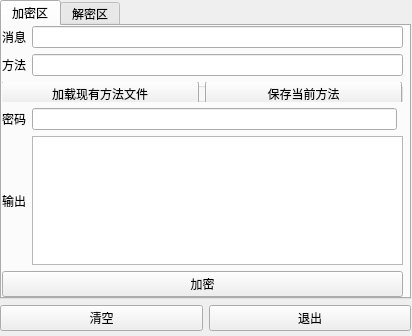
<?xml version="1.0" encoding="UTF-8"?>
<ui version="4.0">
 <author>LinLUCAS</author>
 <class>root</class>
 <widget class="QWidget" name="root">
  <property name="geometry">
   <rect>
    <x>0</x>
    <y>0</y>
    <width>412</width>
    <height>336</height>
   </rect>
  </property>
  <property name="windowTitle">
   <string>EnDeCrypter v1.0.0</string>
  </property>
  <widget class="QWidget" name="gridLayoutWidget">
   <property name="geometry">
    <rect>
     <x>0</x>
     <y>0</y>
     <width>411</width>
     <height>331</height>
    </rect>
   </property>
   <property name="font">
    <font>
     <family>Consolas</family>
    </font>
   </property>
   <layout class="QGridLayout" name="main_layout">
    <item row="1" column="1">
     <widget class="QPushButton" name="exit_button">
      <property name="font">
       <font>
        <family>Consolas</family>
       </font>
      </property>
      <property name="toolTip">
       <string>退出加解密器</string>
      </property>
      <property name="text">
       <string>退出</string>
      </property>
     </widget>
    </item>
    <item row="1" column="0">
     <widget class="QPushButton" name="clear_button">
      <property name="font">
       <font>
        <family>Consolas</family>
       </font>
      </property>
      <property name="toolTip">
       <string>清空所有输入输出框</string>
      </property>
      <property name="text">
       <string>清空</string>
      </property>
     </widget>
    </item>
    <item row="0" column="0" colspan="2">
     <widget class="QTabWidget" name="main_tab">
      <property name="font">
       <font>
        <family>Consolas</family>
       </font>
      </property>
      <property name="toolTip">
       <string/>
      </property>
      <property name="currentIndex">
       <number>0</number>
      </property>
      <widget class="QWidget" name="encrypt_zone">
       <property name="toolTip">
        <string>&lt;html&gt;&lt;head/&gt;&lt;body&gt;&lt;p&gt;加密区&lt;/p&gt;&lt;/body&gt;&lt;/html&gt;</string>
       </property>
       <attribute name="title">
        <string>加密区</string>
       </attribute>
       <widget class="QWidget" name="gridLayoutWidget_2">
        <property name="geometry">
         <rect>
          <x>0</x>
          <y>0</y>
          <width>401</width>
          <height>271</height>
         </rect>
        </property>
        <property name="font">
         <font>
          <family>Consolas</family>
         </font>
        </property>
        <layout class="QGridLayout" name="ect_layout">
         <item row="1" column="0">
          <widget class="QLabel" name="mtd_label1">
           <property name="font">
            <font>
             <family>Consolas</family>
            </font>
           </property>
           <property name="text">
            <string>方法</string>
           </property>
          </widget>
         </item>
         <item row="4" column="0">
          <widget class="QLabel" name="out_label1">
           <property name="sizePolicy">
            <sizepolicy hsizetype="Fixed" vsizetype="Preferred">
             <horstretch>0</horstretch>
             <verstretch>0</verstretch>
            </sizepolicy>
           </property>
           <property name="font">
            <font>
             <family>Consolas</family>
            </font>
           </property>
           <property name="text">
            <string>输出</string>
           </property>
          </widget>
         </item>
         <item row="0" column="0">
          <widget class="QLabel" name="msg_label1">
           <property name="font">
            <font>
             <family>Consolas</family>
            </font>
           </property>
           <property name="text">
            <string>消息</string>
           </property>
          </widget>
         </item>
         <item row="1" column="1" colspan="2">
          <widget class="QLineEdit" name="mtd_input1">
           <property name="font">
            <font>
             <family>Consolas</family>
            </font>
           </property>
           <property name="toolTip">
            <string>由大写或小写字母‘a’、‘b’或‘c'构成的一串字符</string>
           </property>
          </widget>
         </item>
         <item row="4" column="1" colspan="2">
          <widget class="QTextEdit" name="out_text1">
           <property name="font">
            <font>
             <family>Consolas</family>
            </font>
           </property>
           <property name="toolTip">
            <string>在这里看到加密结果（只可选中，不可编辑）</string>
           </property>
           <property name="readOnly">
            <bool>true</bool>
           </property>
          </widget>
         </item>
         <item row="0" column="1" colspan="2">
          <widget class="QLineEdit" name="msg_input1">
           <property name="font">
            <font>
             <family>Consolas</family>
            </font>
           </property>
           <property name="toolTip">
            <string>要加密的秘密消息</string>
           </property>
          </widget>
         </item>
         <item row="3" column="0">
          <widget class="QLabel" name="psw_label1">
           <property name="font">
            <font>
             <family>Consolas</family>
            </font>
           </property>
           <property name="text">
            <string>密码</string>
           </property>
          </widget>
         </item>
         <item row="2" column="0" colspan="3">
          <widget class="QGroupBox" name="mtdFile1">
           <property name="minimumSize">
            <size>
             <width>0</width>
             <height>20</height>
            </size>
           </property>
           <property name="baseSize">
            <size>
             <width>0</width>
             <height>20</height>
            </size>
           </property>
           <property name="autoFillBackground">
            <bool>false</bool>
           </property>
           <property name="title">
            <string/>
           </property>
           <widget class="QWidget" name="gridLayoutWidget_4">
            <property name="geometry">
             <rect>
              <x>-1</x>
              <y>-1</y>
              <width>401</width>
              <height>25</height>
             </rect>
            </property>
            <layout class="QGridLayout" name="mtd_layout1">
             <item row="0" column="0">
              <widget class="QPushButton" name="mtdLoad_button1">
               <property name="toolTip">
                <string>从本地文件中加载一个方法</string>
               </property>
               <property name="text">
                <string>加载现有方法文件</string>
               </property>
              </widget>
             </item>
             <item row="0" column="1">
              <widget class="QPushButton" name="mtdSave_button1">
               <property name="toolTip">
                <string>把当前的方法保存到本地文件</string>
               </property>
               <property name="text">
                <string>保存当前方法</string>
               </property>
              </widget>
             </item>
            </layout>
           </widget>
          </widget>
         </item>
         <item row="5" column="0" colspan="3">
          <widget class="QPushButton" name="encrypt_button">
           <property name="font">
            <font>
             <family>Consolas</family>
            </font>
           </property>
           <property name="toolTip">
            <string>加密您的消息</string>
           </property>
           <property name="text">
            <string>加密</string>
           </property>
          </widget>
         </item>
         <item row="3" column="1">
          <widget class="QLineEdit" name="psw_input1">
           <property name="font">
            <font>
             <family>Consolas</family>
            </font>
           </property>
           <property name="toolTip">
            <string>一串数字（建议为正整数）</string>
           </property>
           <property name="echoMode">
            <enum>QLineEdit::EchoMode::PasswordEchoOnEdit</enum>
           </property>
          </widget>
         </item>
        </layout>
        <zorder>mtd_label1</zorder>
        <zorder>mtd_input1</zorder>
        <zorder>msg_label1</zorder>
        <zorder>msg_input1</zorder>
        <zorder>out_text1</zorder>
        <zorder>out_label1</zorder>
        <zorder>encrypt_button</zorder>
        <zorder>psw_input1</zorder>
        <zorder>psw_label1</zorder>
        <zorder>mtdFile1</zorder>
       </widget>
      </widget>
      <widget class="QWidget" name="decrypt_zone">
       <property name="toolTip">
        <string>&lt;html&gt;&lt;head/&gt;&lt;body&gt;&lt;p&gt;解密区&lt;/p&gt;&lt;/body&gt;&lt;/html&gt;</string>
       </property>
       <attribute name="title">
        <string>解密区</string>
       </attribute>
       <widget class="QWidget" name="gridLayoutWidget_3">
        <property name="geometry">
         <rect>
          <x>0</x>
          <y>0</y>
          <width>401</width>
          <height>271</height>
         </rect>
        </property>
        <property name="font">
         <font>
          <family>Consolas</family>
         </font>
        </property>
        <layout class="QGridLayout" name="dct_layout">
         <item row="1" column="0">
          <widget class="QLabel" name="mtd_label2">
           <property name="font">
            <font>
             <family>Consolas</family>
            </font>
           </property>
           <property name="text">
            <string>方法</string>
           </property>
          </widget>
         </item>
         <item row="4" column="0">
          <widget class="QLabel" name="out_label2">
           <property name="sizePolicy">
            <sizepolicy hsizetype="Fixed" vsizetype="Preferred">
             <horstretch>0</horstretch>
             <verstretch>0</verstretch>
            </sizepolicy>
           </property>
           <property name="font">
            <font>
             <family>Consolas</family>
            </font>
           </property>
           <property name="text">
            <string>输出</string>
           </property>
          </widget>
         </item>
         <item row="0" column="0">
          <widget class="QLabel" name="msg_label2">
           <property name="font">
            <font>
             <family>Consolas</family>
            </font>
           </property>
           <property name="text">
            <string>消息</string>
           </property>
          </widget>
         </item>
         <item row="1" column="1" colspan="2">
          <widget class="QLineEdit" name="mtd_input2">
           <property name="font">
            <font>
             <family>Consolas</family>
            </font>
           </property>
           <property name="toolTip">
            <string>加密时输入的方法</string>
           </property>
          </widget>
         </item>
         <item row="4" column="1" colspan="2">
          <widget class="QTextEdit" name="out_text2">
           <property name="font">
            <font>
             <family>Consolas</family>
            </font>
           </property>
           <property name="toolTip">
            <string>在这里看到解密结果（只可选中，不可编辑）</string>
           </property>
           <property name="readOnly">
            <bool>true</bool>
           </property>
          </widget>
         </item>
         <item row="0" column="1" colspan="2">
          <widget class="QLineEdit" name="msg_input2">
           <property name="font">
            <font>
             <family>Consolas</family>
            </font>
           </property>
           <property name="toolTip">
            <string>要解密的秘密消息</string>
           </property>
          </widget>
         </item>
         <item row="3" column="0">
          <widget class="QLabel" name="psw_label2">
           <property name="font">
            <font>
             <family>Consolas</family>
            </font>
           </property>
           <property name="text">
            <string>密码</string>
           </property>
          </widget>
         </item>
         <item row="2" column="0" colspan="3">
          <widget class="QGroupBox" name="mtdFile2">
           <property name="minimumSize">
            <size>
             <width>0</width>
             <height>20</height>
            </size>
           </property>
           <property name="baseSize">
            <size>
             <width>0</width>
             <height>20</height>
            </size>
           </property>
           <property name="autoFillBackground">
            <bool>false</bool>
           </property>
           <property name="title">
            <string/>
           </property>
           <widget class="QWidget" name="gridLayoutWidget_5">
            <property name="geometry">
             <rect>
              <x>-1</x>
              <y>-1</y>
              <width>401</width>
              <height>25</height>
             </rect>
            </property>
            <layout class="QGridLayout" name="mtd_layout2">
             <item row="0" column="0">
              <widget class="QPushButton" name="mtdLoad_button2">
               <property name="toolTip">
                <string>从本地文件中加载一个方法</string>
               </property>
               <property name="text">
                <string>加载现有方法文件</string>
               </property>
              </widget>
             </item>
             <item row="0" column="1">
              <widget class="QPushButton" name="mtdSave_button2">
               <property name="toolTip">
                <string>把当前的方法保存到本地文件</string>
               </property>
               <property name="text">
                <string>保存当前方法</string>
               </property>
              </widget>
             </item>
            </layout>
           </widget>
          </widget>
         </item>
         <item row="5" column="0" colspan="3">
          <widget class="QPushButton" name="decrypt_button">
           <property name="font">
            <font>
             <family>Consolas</family>
            </font>
           </property>
           <property name="toolTip">
            <string>解密您的消息</string>
           </property>
           <property name="text">
            <string>解密</string>
           </property>
          </widget>
         </item>
         <item row="3" column="1">
          <widget class="QLineEdit" name="psw_input2">
           <property name="font">
            <font>
             <family>Consolas</family>
            </font>
           </property>
           <property name="toolTip">
            <string>加密时输入的密码</string>
           </property>
           <property name="echoMode">
            <enum>QLineEdit::EchoMode::PasswordEchoOnEdit</enum>
           </property>
          </widget>
         </item>
        </layout>
       </widget>
      </widget>
     </widget>
    </item>
   </layout>
  </widget>
 </widget>
 <resources/>
 <connections/>
</ui>
